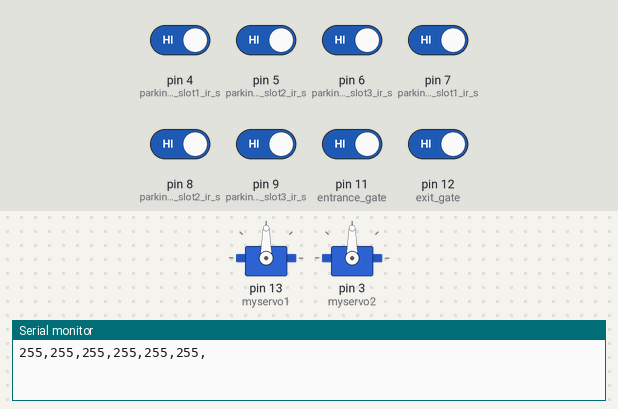
Simulated run of this sketch. Board: Arduino Uno, built with avr-gcc and run on an emulated ATmega328P. Shown: 2 × servo, the last lines printed to the serial monitor. The test bench sets the inputs (shaded band); at power-on: pin 4 (parking1_slot1_ir_s), pin 5 (parking1_slot2_ir_s), pin 6 (parking1_slot3_ir_s), pin 7 (parking2_slot1_ir_s), pin 8 (parking2_slot2_ir_s), pin 9 (parking2_slot3_ir_s), pin 11 (entrance_gate), pin 12 (exit_gate) HIGH.

Above: at 5.7 s.
5.8 s: pin 11 (entrance_gate) driven LOW
At 12.32 s:
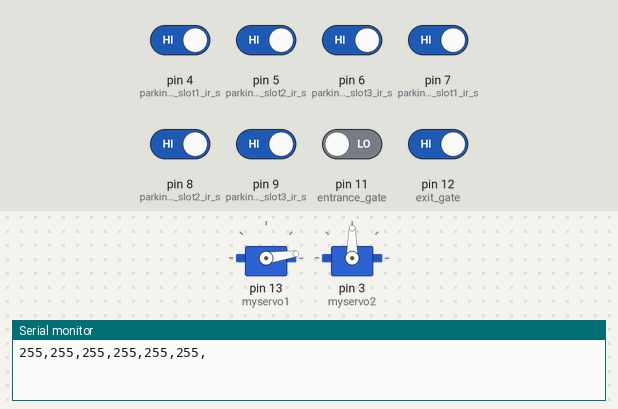
14.5 s: pin 4 (parking1_slot1_ir_s) driven LOW
At 15.01 s:
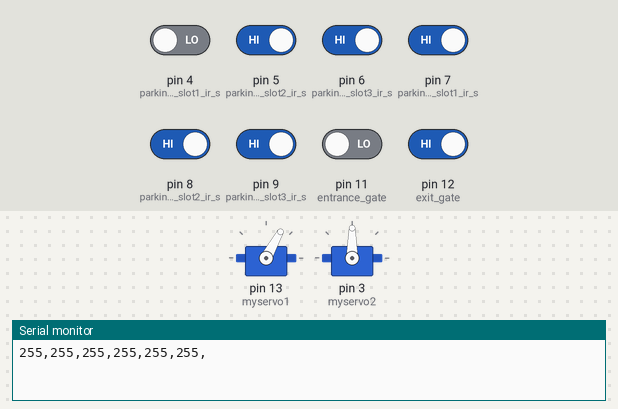
18.3 s: pin 12 (exit_gate) driven LOW
At 25.3 s:
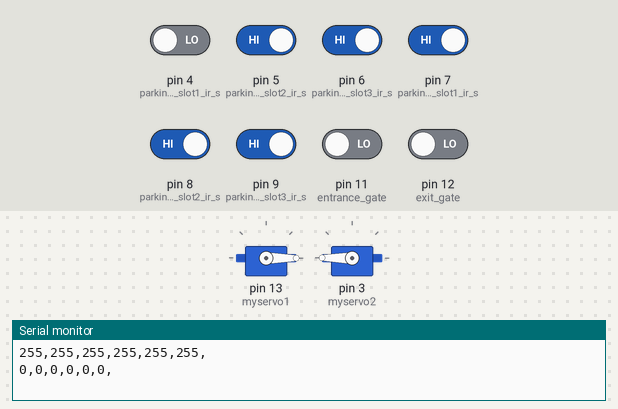
25.8 s: pin 12 (exit_gate) driven HIGH
Timing chart, 0 to 28.8 s (numbered marks = the images above; inputs shaded):
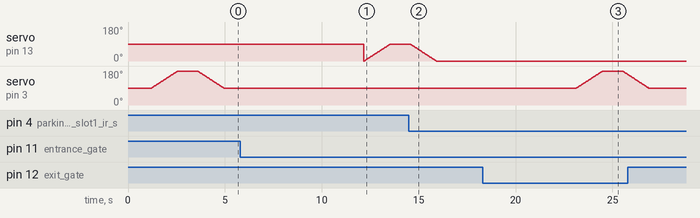

Measured:
- after the input at 18.3 s, servo on pin 3 (myservo2): rises from 90° to 180° in 1.4 s, then falls to 161° in 1.3 s
- by itself, servo on pin 3 (myservo2): rises from 90° to 180° in 1.4 s, then falls to 90° in 2.4 s

The sketch:

ARDUINO_CODE_CAR_PARKING.ino
```cpp
#include <SoftwareSerial.h>
#include <Servo.h>


Servo myservo1;  // create servo object to control a servo
Servo myservo2;


SoftwareSerial nodemcu(0,1);


int parking1_slot1_ir_s = 4; // parking slot1 infrared sensor connected with pin number 4 of arduino
int parking1_slot2_ir_s = 5;
int parking1_slot3_ir_s = 6;


int parking2_slot1_ir_s = 7;
int parking2_slot2_ir_s = 8;
int parking2_slot3_ir_s = 9;


int entrance_gate = 11;
int exit_gate = 12;


int pos1 = 90;    // variable to store the servo position(entrance gate)
int pos2 = 90;    // exit gate


String sensor1;
String sensor2;
String sensor3;
String sensor4;
String sensor5;
String sensor6;


String cdata =""; // complete data, consisting of sensors values


void setup()
{
Serial.begin(9600);
nodemcu.begin(9600);


pinMode(parking1_slot1_ir_s, INPUT);
pinMode(parking1_slot2_ir_s, INPUT);
pinMode(parking1_slot3_ir_s, INPUT);


pinMode(parking2_slot1_ir_s, INPUT);
pinMode(parking2_slot2_ir_s, INPUT);
pinMode(parking2_slot3_ir_s, INPUT);


pinMode(entrance_gate, INPUT);
pinMode(exit_gate, INPUT);


myservo1.attach(13);  // attaches the servo on pin 9 to the servo object
myservo2.attach(3);


}


void loop()
{


p1slot1();
p1slot2();
p1slot3();


p2slot1();
p2slot2();
p2slot3();


gates();
//conditions();


   cdata = cdata + sensor1 +"," + sensor2 + ","+ sensor3 +","+ sensor4 + "," + sensor5 + "," + sensor6 +","; // comma will be used a delimeter
   Serial.println(cdata);
   nodemcu.println(cdata);
   delay(6000); // 100 milli seconds
   cdata = "";
digitalWrite(parking1_slot1_ir_s, HIGH);
digitalWrite(parking1_slot2_ir_s, HIGH);
digitalWrite(parking1_slot3_ir_s, HIGH);


digitalWrite(parking2_slot1_ir_s, HIGH);
digitalWrite(parking2_slot2_ir_s, HIGH);
digitalWrite(parking2_slot3_ir_s, HIGH);


digitalWrite(entrance_gate, HIGH);
digitalWrite(exit_gate, HIGH);
}


void p1slot1() // parkng 1 slot1
{
  if( digitalRead(parking1_slot1_ir_s) == LOW)
  {
  sensor1 = "255";
 delay(200);
  }
if( digitalRead(parking1_slot1_ir_s) == HIGH)
{
  sensor1 = "0";
 delay(200);
}


}


void p1slot2() // parking 1 slot2
{
  if( digitalRead(parking1_slot2_ir_s) == LOW)
  {
  sensor2 = "255";
  delay(200);
  }
if( digitalRead(parking1_slot2_ir_s) == HIGH)
  {
  sensor2 = "0";
 delay(200);
  }
}


void p1slot3() // parking 1 slot3
{
  if( digitalRead(parking1_slot3_ir_s) == LOW)
  {
  sensor3 = "255";
  delay(200);
  }
if( digitalRead(parking1_slot3_ir_s) == HIGH)
  {
  sensor3 = "0";
 delay(200);
  }
}


// now for parking 2


void p2slot1() // parking 1 slot3
{
  if( digitalRead(parking2_slot1_ir_s) == LOW)
  {
  sensor4 = "255";
  delay(200);
  }
if( digitalRead(parking2_slot1_ir_s) == HIGH)
  {
  sensor4 = "0";
 delay(200);
  }
}


void p2slot2() // parking 1 slot3
{
  if( digitalRead(parking2_slot2_ir_s) == LOW)
  {
  sensor5 = "255";
  delay(200);
  }
if( digitalRead(parking2_slot2_ir_s) == HIGH)
  {
  sensor5 = "0";
 delay(200);
  }
}


void p2slot3() // parking 1 slot3
{
  if( digitalRead(parking2_slot3_ir_s) == LOW)
  {
  sensor6 = "255";
  delay(200);
  }
if( digitalRead(parking2_slot3_ir_s) == HIGH)
  {
  sensor6 = "0";
 delay(200);
  }
}


// for the gates


void gates()
{
  if (digitalRead(exit_gate) == LOW)
      {
        for (pos2 = 90; pos2 <= 180 ; pos2 += 1) { // goes from 0 degrees to 180 degrees
          // in steps of 1 degree
          myservo2.write(pos2);              // tell servo to go to position in variable 'pos'
          delay(15);                       // waits 15ms for the servo to reach the position
        }
          delay(1000);
        for (pos2 = 180; pos2 >= 90; pos2 -= 1) { // goes from 180 degrees to 0 degrees
          myservo2.write(pos2);              // tell servo to go to position in variable 'pos'
          delay(15);                       // waits 15ms for the servo to reach the position
        }
      }

  if (((digitalRead(entrance_gate) == LOW)) && (( digitalRead(parking1_slot1_ir_s) == HIGH)))// || ( digitalRead(parking1_slot2_ir_s) == HIGH) || ( digitalRead(parking1_slot3_ir_s) == HIGH) || ( digitalRead(parking2_slot1_ir_s) == HIGH) || ( digitalRead(parking2_slot2_ir_s) == HIGH)|| ( digitalRead(parking2_slot3_ir_s) == HIGH)))
      {
        for (pos1 = 0; pos1 <= 90 ; pos1 += 1) { // goes from 0 degrees to 180 degrees
          // in steps of 1 degree
          myservo1.write(pos1);              // tell servo to go to position in variable 'pos'
          delay(15);                       // waits 15ms for the servo to reach the position
        }
          delay(1000);
        for (pos1 = 90; pos1 >= 0; pos1 -= 1) { // goes from 180 degrees to 0 degrees
          myservo1.write(pos1);              // tell servo to go to position in variable 'pos'
          delay(15);                       // waits 15ms for the servo to reach the position
        }
      }


}
```
